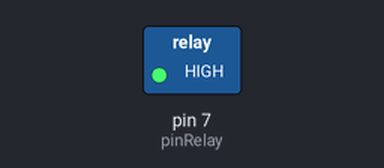
This sketch was run on a simulated Arduino Uno, built with avr-gcc and run on an emulated ATmega328P. Shown: switched loads named in the sketch (green lamp = pin HIGH).

Above: at 2.5 s.
At 7.5 s:
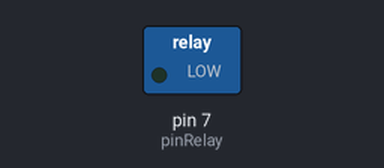
Timing chart, 0 to 13.0 s (numbered marks = the images above):
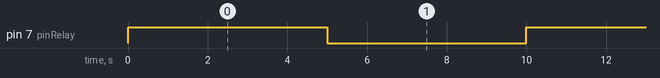

The sketch:

pompa.ino
```cpp
// Mendefinisikan pin Arduino yang terhubung ke modul relay
const int pinRelay = 7;  // Ganti dengan pin yang sesuai

void setup() {
  // Mengatur pin relay sebagai OUTPUT
  pinMode(pinRelay, OUTPUT);

  // Mematikan pompa saat inisialisasi
  digitalWrite(pinRelay, LOW);
}

void loop() {
  // Menghidupkan pompa selama 5 detik
  digitalWrite(pinRelay, HIGH);
  delay(5000);  // Waktu pompa aktif (5 detik)

  // Mematikan pompa selama 5 detik
  digitalWrite(pinRelay, LOW);
  delay(5000);  // Waktu pompa non-aktif (5 detik)
}
```

Measured:
- by itself, pin 7 (pinRelay): alternates HIGH for 5.0 s and LOW for 5.0 s
